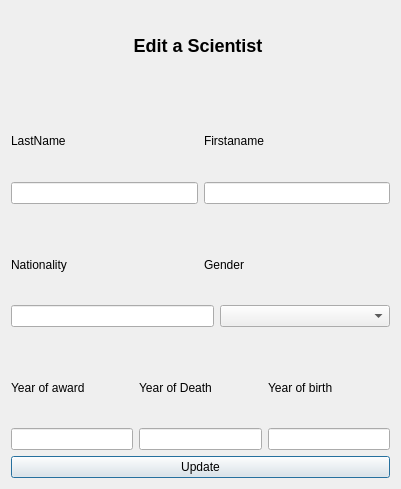
<?xml version="1.0" encoding="UTF-8"?>
<ui version="4.0">
 <class>editscientist</class>
 <widget class="QDialog" name="editscientist">
  <property name="geometry">
   <rect>
    <x>0</x>
    <y>0</y>
    <width>401</width>
    <height>489</height>
   </rect>
  </property>
  <property name="windowTitle">
   <string>Dialog</string>
  </property>
  <layout class="QVBoxLayout" name="verticalLayout">
   <item>
    <widget class="QLabel" name="AddScientistlabel">
     <property name="text">
      <string>&lt;html&gt;&lt;head/&gt;&lt;body&gt;&lt;p align=&quot;center&quot;&gt;&lt;span style=&quot; font-size:x-large; font-weight:600;&quot;&gt;Edit a Scientist &lt;/span&gt;&lt;/p&gt;&lt;/body&gt;&lt;/html&gt;</string>
     </property>
    </widget>
   </item>
   <item>
    <spacer name="horizontalSpacer">
     <property name="orientation">
      <enum>Qt::Horizontal</enum>
     </property>
     <property name="sizeHint" stdset="0">
      <size>
       <width>40</width>
       <height>20</height>
      </size>
     </property>
    </spacer>
   </item>
   <item>
    <layout class="QHBoxLayout" name="horizontalLayout">
     <item>
      <widget class="QLabel" name="labelLastName">
       <property name="text">
        <string>LastName</string>
       </property>
      </widget>
     </item>
     <item>
      <widget class="QLabel" name="labelFirstName">
       <property name="text">
        <string>Firstaname</string>
       </property>
      </widget>
     </item>
    </layout>
   </item>
   <item>
    <layout class="QHBoxLayout" name="horizontalLayout_2">
     <item>
      <widget class="QLineEdit" name="lineEditLastName"/>
     </item>
     <item>
      <widget class="QLineEdit" name="lineEditFirstName"/>
     </item>
    </layout>
   </item>
   <item>
    <spacer name="horizontalSpacer_2">
     <property name="orientation">
      <enum>Qt::Horizontal</enum>
     </property>
     <property name="sizeHint" stdset="0">
      <size>
       <width>40</width>
       <height>20</height>
      </size>
     </property>
    </spacer>
   </item>
   <item>
    <layout class="QHBoxLayout" name="horizontalLayout_3">
     <item>
      <widget class="QLabel" name="labelNationality">
       <property name="text">
        <string>Nationality</string>
       </property>
      </widget>
     </item>
     <item>
      <widget class="QLabel" name="labelGender">
       <property name="minimumSize">
        <size>
         <width>170</width>
         <height>0</height>
        </size>
       </property>
       <property name="text">
        <string>Gender</string>
       </property>
      </widget>
     </item>
    </layout>
   </item>
   <item>
    <layout class="QHBoxLayout" name="horizontalLayout_4">
     <item>
      <widget class="QLineEdit" name="lineEditNationality"/>
     </item>
     <item>
      <widget class="QComboBox" name="genderSelectBox">
       <property name="minimumSize">
        <size>
         <width>170</width>
         <height>0</height>
        </size>
       </property>
      </widget>
     </item>
    </layout>
   </item>
   <item>
    <spacer name="horizontalSpacer_3">
     <property name="orientation">
      <enum>Qt::Horizontal</enum>
     </property>
     <property name="sizeHint" stdset="0">
      <size>
       <width>40</width>
       <height>20</height>
      </size>
     </property>
    </spacer>
   </item>
   <item>
    <layout class="QHBoxLayout" name="horizontalLayout_5">
     <item>
      <widget class="QLabel" name="labelYOA">
       <property name="text">
        <string>Year of award</string>
       </property>
      </widget>
     </item>
     <item>
      <widget class="QLabel" name="labelYOD">
       <property name="text">
        <string>Year of Death</string>
       </property>
      </widget>
     </item>
     <item>
      <widget class="QLabel" name="LabelYOB">
       <property name="text">
        <string>Year of birth</string>
       </property>
      </widget>
     </item>
    </layout>
   </item>
   <item>
    <layout class="QHBoxLayout" name="horizontalLayout_6">
     <item>
      <widget class="QLineEdit" name="lineEditYOB"/>
     </item>
     <item>
      <widget class="QLineEdit" name="lineEditYOD"/>
     </item>
     <item>
      <widget class="QLineEdit" name="lineEditYOA"/>
     </item>
    </layout>
   </item>
   <item>
    <widget class="QPushButton" name="pushButtonUpdate">
     <property name="text">
      <string>Update</string>
     </property>
    </widget>
   </item>
  </layout>
 </widget>
 <resources/>
 <connections/>
</ui>
